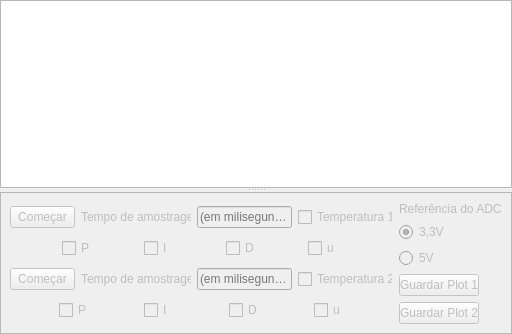
      <widget class="QSplitter" name="splitter_2">
       <property name="orientation">
        <enum>Qt::Vertical</enum>
       </property>
       <widget class="GraphicsLayoutWidget" name="graphWindow"/>
       <widget class="QFrame" name="frame">
        <property name="enabled">
         <bool>false</bool>
        </property>
        <property name="sizePolicy">
         <sizepolicy hsizetype="MinimumExpanding" vsizetype="MinimumExpanding">
          <horstretch>0</horstretch>
          <verstretch>0</verstretch>
         </sizepolicy>
        </property>
        <property name="maximumSize">
         <size>
          <width>16777215</width>
          <height>150</height>
         </size>
        </property>
        <property name="frameShape">
         <enum>QFrame::StyledPanel</enum>
        </property>
        <property name="frameShadow">
         <enum>QFrame::Raised</enum>
        </property>
        <layout class="QGridLayout" name="gridLayout_5">
         <item row="0" column="0">
          <layout class="QVBoxLayout" name="verticalLayout_12">
           <item>
            <layout class="QHBoxLayout" name="horizontalLayout_11">
             <item>
              <widget class="QPushButton" name="temp1StartQButton">
               <property name="maximumSize">
                <size>
                 <width>65</width>
                 <height>16777215</height>
                </size>
               </property>
               <property name="text">
                <string>Começar</string>
               </property>
              </widget>
             </item>
             <item>
              <widget class="QLabel" name="label_25">
               <property name="maximumSize">
                <size>
                 <width>110</width>
                 <height>16777215</height>
                </size>
               </property>
               <property name="text">
                <string>Tempo de amostragem</string>
               </property>
              </widget>
             </item>
             <item>
              <widget class="QLineEdit" name="temp1TAEdit">
               <property name="enabled">
                <bool>false</bool>
               </property>
               <property name="maximumSize">
                <size>
                 <width>95</width>
                 <height>16777215</height>
                </size>
               </property>
               <property name="inputMask">
                <string/>
               </property>
               <property name="text">
                <string/>
               </property>
               <property name="maxLength">
                <number>4</number>
               </property>
               <property name="placeholderText">
                <string>(em milisegundos)</string>
               </property>
              </widget>
             </item>
             <item>
              <widget class="QCheckBox" name="temp1TcheckBox">
               <property name="enabled">
                <bool>false</bool>
               </property>
               <property name="maximumSize">
                <size>
                 <width>95</width>
                 <height>16777215</height>
                </size>
               </property>
               <property name="text">
                <string>Temperatura 1</string>
               </property>
              </widget>
             </item>
            </layout>
           </item>
           <item>
            <layout class="QHBoxLayout" name="horizontalLayout_13">
             <property name="spacing">
              <number>0</number>
             </property>
             <item>
              <widget class="QCheckBox" name="temp1PcheckBox">
               <property name="enabled">
                <bool>false</bool>
               </property>
               <property name="maximumSize">
                <size>
                 <width>30</width>
                 <height>16777215</height>
                </size>
               </property>
               <property name="text">
                <string>P</string>
               </property>
               <property name="checkable">
                <bool>true</bool>
               </property>
              </widget>
             </item>
             <item>
              <widget class="QCheckBox" name="temp1IcheckBox">
               <property name="enabled">
                <bool>false</bool>
               </property>
               <property name="maximumSize">
                <size>
                 <width>30</width>
                 <height>16777215</height>
                </size>
               </property>
               <property name="text">
                <string>I</string>
               </property>
              </widget>
             </item>
             <item>
              <widget class="QCheckBox" name="temp1DcheckBox">
               <property name="enabled">
                <bool>false</bool>
               </property>
               <property name="maximumSize">
                <size>
                 <width>30</width>
                 <height>16777215</height>
                </size>
               </property>
               <property name="text">
                <string>D</string>
               </property>
              </widget>
             </item>
             <item>
              <widget class="QCheckBox" name="temp1UcheckBox">
               <property name="enabled">
                <bool>false</bool>
               </property>
               <property name="maximumSize">
                <size>
                 <width>30</width>
                 <height>16777215</height>
                </size>
               </property>
               <property name="text">
                <string>u</string>
               </property>
              </widget>
             </item>
            </layout>
           </item>
           <item>
            <layout class="QHBoxLayout" name="horizontalLayout_12">
             <item>
              <widget class="QPushButton" name="temp2StartQButton">
               <property name="maximumSize">
                <size>
                 <width>65</width>
                 <height>16777215</height>
                </size>
               </property>
               <property name="text">
                <string>Começar</string>
               </property>
              </widget>
             </item>
             <item>
              <widget class="QLabel" name="label_26">
               <property name="maximumSize">
                <size>
                 <width>110</width>
                 <height>16777215</height>
                </size>
               </property>
               <property name="text">
                <string>Tempo de amostragem</string>
               </property>
              </widget>
             </item>
             <item>
              <widget class="QLineEdit" name="temp2TAEdit">
               <property name="enabled">
                <bool>false</bool>
               </property>
               <property name="maximumSize">
                <size>
                 <width>95</width>
                 <height>16777215</height>
                </size>
               </property>
               <property name="maxLength">
                <number>4</number>
               </property>
               <property name="placeholderText">
                <string>(em milisegundos)</string>
               </property>
              </widget>
             </item>
             <item>
              <widget class="QCheckBox" name="temp2TcheckBox">
               <property name="enabled">
                <bool>false</bool>
               </property>
               <property name="maximumSize">
                <size>
                 <width>95</width>
                 <height>16777215</height>
                </size>
               </property>
               <property name="text">
                <string>Temperatura 2</string>
               </property>
              </widget>
             </item>
            </layout>
           </item>
           <item>
            <layout class="QHBoxLayout" name="horizontalLayout_14">
             <item>
              <widget class="QCheckBox" name="temp2PcheckBox">
               <property name="enabled">
                <bool>false</bool>
               </property>
               <property name="maximumSize">
                <size>
                 <width>30</width>
                 <height>16777215</height>
                </size>
               </property>
               <property name="text">
                <string>P</string>
               </property>
              </widget>
             </item>
             <item>
              <widget class="QCheckBox" name="temp2IcheckBox">
               <property name="enabled">
                <bool>false</bool>
               </property>
               <property name="maximumSize">
                <size>
                 <width>30</width>
                 <height>16777215</height>
                </size>
               </property>
               <property name="text">
                <string>I</string>
               </property>
              </widget>
             </item>
             <item>
              <widget class="QCheckBox" name="temp2DcheckBox">
               <property name="enabled">
                <bool>false</bool>
               </property>
               <property name="maximumSize">
                <size>
                 <width>30</width>
                 <height>16777215</height>
                </size>
               </property>
               <property name="text">
                <string>D</string>
               </property>
              </widget>
             </item>
             <item>
              <widget class="QCheckBox" name="temp2UcheckBox">
               <property name="enabled">
                <bool>false</bool>
               </property>
               <property name="maximumSize">
                <size>
                 <width>30</width>
                 <height>16777215</height>
                </size>
               </property>
               <property name="text">
                <string>u</string>
               </property>
              </widget>
             </item>
            </layout>
           </item>
          </layout>
         </item>
         <item row="0" column="1">
          <layout class="QVBoxLayout" name="verticalLayout_14">
           <item>
            <layout class="QVBoxLayout" name="verticalLayout_9">
             <item>
              <widget class="QLabel" name="label_2">
               <property name="maximumSize">
                <size>
                 <width>16777215</width>
                 <height>20</height>
                </size>
               </property>
               <property name="text">
                <string>Referência do ADC</string>
               </property>
              </widget>
             </item>
             <item>
              <widget class="QRadioButton" name="ref3v3RButton">
               <property name="enabled">
                <bool>false</bool>
               </property>
               <property name="maximumSize">
                <size>
                 <width>50</width>
                 <height>16777215</height>
                </size>
               </property>
               <property name="text">
                <string>3,3V</string>
               </property>
               <property name="checked">
                <bool>true</bool>
               </property>
              </widget>
             </item>
             <item>
              <widget class="QRadioButton" name="ref5vButton">
               <property name="enabled">
                <bool>false</bool>
               </property>
               <property name="maximumSize">
                <size>
                 <width>50</width>
                 <height>16777215</height>
                </size>
               </property>
               <property name="text">
                <string>5V</string>
               </property>
              </widget>
             </item>
            </layout>
           </item>
           <item>
            <layout class="QVBoxLayout" name="verticalLayout_13">
             <item>
              <widget class="QPushButton" name="graph1SaveButton">
               <property name="maximumSize">
                <size>
                 <width>80</width>
                 <height>16777215</height>
                </size>
               </property>
               <property name="text">
                <string>Guardar Plot 1</string>
               </property>
              </widget>
             </item>
             <item>
              <widget class="QPushButton" name="graph2SaveButton">
               <property name="maximumSize">
                <size>
                 <width>80</width>
                 <height>16777215</height>
                </size>
               </property>
               <property name="text">
                <string>Guardar Plot 2</string>
               </property>
              </widget>
             </item>
            </layout>
           </item>
          </layout>
         </item>
        </layout>
       </widget>
      </widget>
